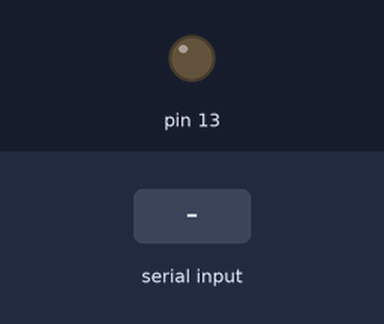
The sketch below on a simulated Arduino Uno, built with avr-gcc and run on an emulated ATmega328P. Parts: output pins drawn as LEDs (lit = HIGH). Dashed ring = blinking. The test bench sets the inputs (shaded band).

Above: at 1.2 s.
1.3 s: "i" received over Serial
At 2.1 s:
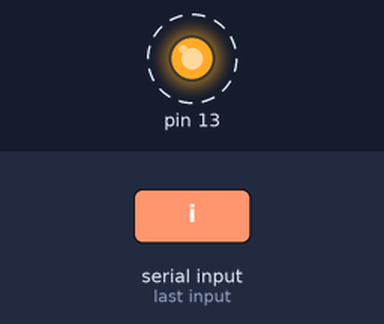
Timing chart, 0 to 11.8 s (numbered marks = the images above; inputs shaded):
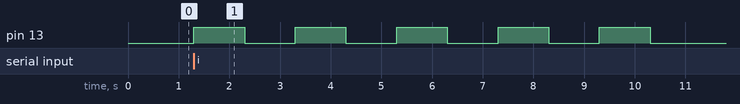

The sketch:

p.ino
```cpp
void setup() {
  // put your setup code here, to run once:
  pinMode(13, OUTPUT);
  Serial.begin(9600);
}
 void loop() {
  // put your main code here, to run repeatedly:
  if(Serial.available()){
    switch(Serial.read())
    {
      case 'i':
      intermitente();
      break;
      case 'f':
      frenar();
      break;
    }
    delay(100);
  }
 }

 void intermitente(){
  digitalWrite(13, HIGH);
  delay(1000);
  digitalWrite(13, LOW);
  delay(1000);
  digitalWrite(13, HIGH);
  delay(1000);
  digitalWrite(13, LOW);
  delay(1000);
  digitalWrite(13, HIGH);
  delay(1000);
  digitalWrite(13, LOW);
  delay(1000);
  digitalWrite(13, HIGH);
  delay(1000);
  digitalWrite(13, LOW);
  delay(1000);
  digitalWrite(13, HIGH);
  delay(1000);
  digitalWrite(13, LOW);
  delay(1000);
 }
 void frenar(){
 }
```

Measured:
- after the input at 1.3 s, pin 13: alternates HIGH for 1.0 s and LOW for 1.0 s, starting at once
